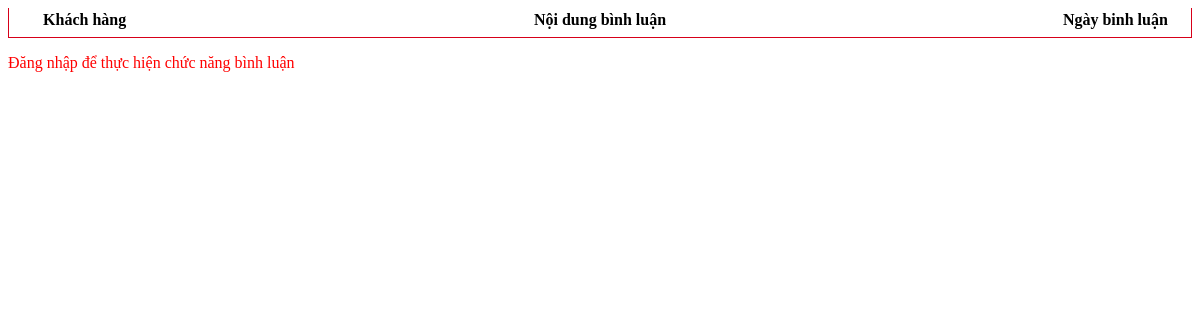
/view/binhluan-form.php?id=54, run on an earlier commit of the app's database.
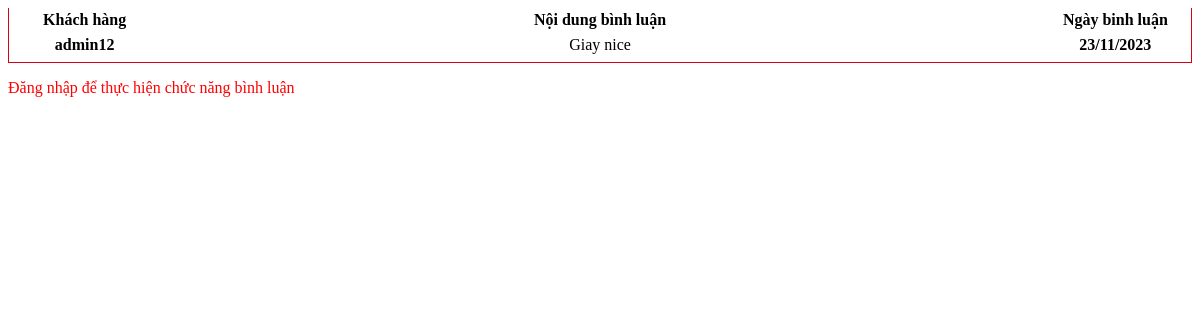
And on a later commit of the database.
### tables this page shows
CREATE TABLE `comment` (
  `id` int(11) NOT NULL,
  `text` varchar(2000) NOT NULL,
  `idAccount` int(11) NOT NULL,
  `idProduct` int(11) NOT NULL,
  `date` date NOT NULL
);

CREATE TABLE `account` (
  `id` int(11) NOT NULL,
  `username` varchar(50) NOT NULL,
  `password` varchar(50) NOT NULL,
  `email` varchar(255) NOT NULL,
  `img` varchar(255) NOT NULL DEFAULT 'anh-user.webp',
  `role` int(1) NOT NULL DEFAULT 0
);

### model/pdo.php (called while the page is built, shortened)
<?php
function pdo_get_connection(){
    $servername = "localhost";
    $username = "root";
    $password = "";
    try {
        $conn = new PDO("mysql:host=$servername;dbname=duan1", $username, $password);
        $conn->setAttribute(PDO::ATTR_ERRMODE, PDO::ERRMODE_EXCEPTION);
        return $conn;
    } catch(PDOException $e) {
        echo "Connection failed: " . $e->getMessage();
    }
}
function pdo_query($sql){
    $sql_args=array_slice(func_get_args(),1);
    try{
        $conn=pdo_get_connection();
        $stmt=$conn->prepare($sql);
        $stmt->execute($sql_args);
        $rows=$stmt->fetchAll();
        return $rows;
    }
    catch(PDOException $e){
        throw $e;
    }
    finally{
        unset($conn);
    }
}
?>

### model/binhluan.php (called while the page is built, shortened)
<?php
function load_comment($idsp){
    $sql = "SELECT comment.text, comment.date, account.username
            from comment
            join account on comment.idAccount = account.id
            join product on comment.idProduct = product.id
            where product.id = $idsp";
    $result = pdo_query($sql);
    return $result;
}
?>

### view/binhluan-form.php (the view, shortened to what this page needs)
<?php
  include "../model/pdo.php";
  include '../model/binhluan.php';
    $idsp = isset($_GET['id']) ? $_GET['id'] : null;
    $dsbl = load_comment($idsp);
?>
<!DOCTYPE html>
<html lang="en">
<head>
</head>
<body>
    <div class="row mb">
        <div class="binhluan">
            <table style="text-align:center;">
                <tr>
                    <th>Khách hàng</th>
                    <th>Nội dung bình luận</th>
                    <th>Ngày binh luận</th>
                </tr>
                <?php
                    foreach ($dsbl as $bl) {
                        extract($bl);
                        echo '<tr><td class="name">'.$username.'</td>';
                        echo '<td>'.$text.'</td>';
                        echo '<td class="date">'.date("d/m/Y", strtotime($date)).'</td></tr>';
                    }
                ?>
            </table>
        </div>
    <?php if(isset($_SESSION['login'])){ ?>
        <div class="form">
            <form action="binhluan-form.php" method="post">
                <input type="hidden" name="iduser" value="<?=$_SESSION['login']['id']?>">
                <input type="hidden" name="user" value="<?=$_SESSION['login']['username']?>">
                <input type="hidden" name="idsp" value="<?= $idsp ?>">
                <textarea name="noidung" id="" cols="10" rows="5"></textarea><br>
                <input type="submit" name="guibinhluan" value="GỬI BÌNH LUẬN">
            </form>
        </div>
    <?php
    } else{
        echo '<p style="color: red;">Đăng nhập để thực hiện chức năng bình luận</p>';
    }
    ?>
    </div>
</body>
</html>

What changed in the data, as far as the page shows it:
added comment: idAccount.username "admin12", text "Giay nice", date "23/11/2023"
